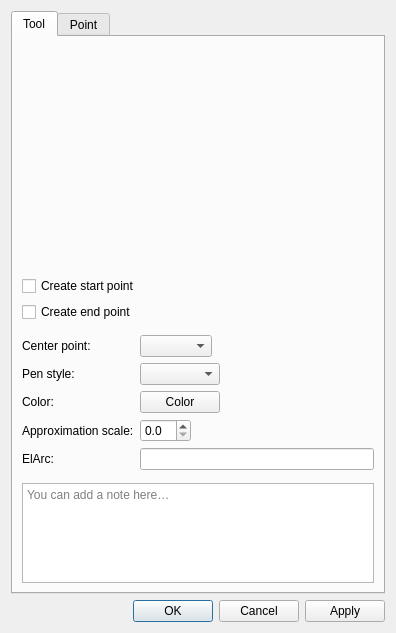
<?xml version="1.0" encoding="UTF-8"?>
<ui version="4.0">
 <class>DialogEllipticalArc</class>
 <widget class="QDialog" name="DialogEllipticalArc">
  <property name="geometry">
   <rect>
    <x>0</x>
    <y>0</y>
    <width>396</width>
    <height>633</height>
   </rect>
  </property>
  <property name="windowTitle">
   <string>Elliptical arc</string>
  </property>
  <property name="windowIcon">
   <iconset resource="../../../vmisc/share/resources/icon.qrc">
    <normaloff>:/icon/64x64/icon64x64.png</normaloff>:/icon/64x64/icon64x64.png</iconset>
  </property>
  <layout class="QVBoxLayout" name="verticalLayout_2">
   <item>
    <widget class="QTabWidget" name="tabWidget">
     <property name="currentIndex">
      <number>0</number>
     </property>
     <widget class="QWidget" name="tab">
      <attribute name="title">
       <string>Tool</string>
      </attribute>
      <layout class="QVBoxLayout" name="verticalLayout">
       <item>
        <widget class="QWidget" name="formulaRadius1Placeholder" native="true"/>
       </item>
       <item>
        <widget class="QWidget" name="formulaRadius2Placeholder" native="true"/>
       </item>
       <item>
        <widget class="QWidget" name="formulaF1Placeholder" native="true"/>
       </item>
       <item>
        <widget class="QWidget" name="formulaF2Placeholder" native="true"/>
       </item>
       <item>
        <widget class="QWidget" name="formulaRotationAnglePlaceholder" native="true"/>
       </item>
       <item>
        <widget class="QCheckBox" name="checkBoxCreateStartPoint">
         <property name="text">
          <string>Create start point</string>
         </property>
        </widget>
       </item>
       <item>
        <widget class="QCheckBox" name="checkBoxCreateEndPoint">
         <property name="text">
          <string>Create end point</string>
         </property>
        </widget>
       </item>
       <item>
        <layout class="QHBoxLayout" name="formulaSeparatorLayout">
         <property name="leftMargin">
          <number>33</number>
         </property>
         <property name="rightMargin">
          <number>33</number>
         </property>
         <item>
          <widget class="QFrame" name="formulaSeparator">
           <property name="minimumSize">
            <size>
             <width>0</width>
             <height>1</height>
            </size>
           </property>
           <property name="maximumSize">
            <size>
             <width>16777215</width>
             <height>1</height>
            </size>
           </property>
          </widget>
         </item>
        </layout>
       </item>
       <item>
        <layout class="QFormLayout" name="formLayout_2">
         <property name="fieldGrowthPolicy">
          <enum>QFormLayout::ExpandingFieldsGrow</enum>
         </property>
         <item row="0" column="0">
          <widget class="QLabel" name="label_10">
           <property name="sizePolicy">
            <sizepolicy hsizetype="Fixed" vsizetype="Preferred">
             <horstretch>0</horstretch>
             <verstretch>0</verstretch>
            </sizepolicy>
           </property>
           <property name="text">
            <string>Center point:</string>
           </property>
          </widget>
         </item>
         <item row="0" column="1">
          <widget class="QComboBox" name="comboBoxBasePoint">
           <property name="toolTip">
            <string>Select center point of the arc</string>
           </property>
          </widget>
         </item>
         <item row="2" column="0">
          <widget class="QLabel" name="label_11">
           <property name="text">
            <string>Color:</string>
           </property>
          </widget>
         </item>
         <item row="1" column="0">
          <widget class="QLabel" name="label">
           <property name="text">
            <string>Pen style:</string>
           </property>
          </widget>
         </item>
         <item row="1" column="1">
          <widget class="QComboBox" name="comboBoxPenStyle">
           <property name="minimumSize">
            <size>
             <width>80</width>
             <height>0</height>
            </size>
           </property>
           <property name="maximumSize">
            <size>
             <width>110</width>
             <height>16777215</height>
            </size>
           </property>
           <property name="iconSize">
            <size>
             <width>80</width>
             <height>14</height>
            </size>
           </property>
          </widget>
         </item>
         <item row="4" column="0">
          <widget class="QLabel" name="labelAlias">
           <property name="text">
            <string>ElArc:</string>
           </property>
          </widget>
         </item>
         <item row="4" column="1">
          <widget class="QLineEdit" name="lineEditAlias"/>
         </item>
         <item row="3" column="0">
          <widget class="QLabel" name="label_13">
           <property name="text">
            <string>Approximation scale:</string>
           </property>
          </widget>
         </item>
         <item row="3" column="1">
          <widget class="QDoubleSpinBox" name="doubleSpinBoxApproximationScale">
           <property name="toolTip">
            <string>Set approximation scale for this curve, 0 - use global value</string>
           </property>
           <property name="decimals">
            <number>1</number>
           </property>
           <property name="maximum">
            <double>10.000000000000000</double>
           </property>
           <property name="singleStep">
            <double>0.100000000000000</double>
           </property>
          </widget>
         </item>
         <item row="2" column="1">
          <widget class="VPE::QtColorPicker" name="pushButtonColor">
           <property name="text">
            <string notr="true">Color</string>
           </property>
          </widget>
         </item>
        </layout>
       </item>
       <item>
        <layout class="QHBoxLayout" name="notesSeparatorLayout">
         <property name="leftMargin">
          <number>33</number>
         </property>
         <property name="rightMargin">
          <number>33</number>
         </property>
         <item>
          <widget class="QFrame" name="notesSeparator">
           <property name="minimumSize">
            <size>
             <width>0</width>
             <height>1</height>
            </size>
           </property>
           <property name="maximumSize">
            <size>
             <width>16777215</width>
             <height>1</height>
            </size>
           </property>
          </widget>
         </item>
        </layout>
       </item>
       <item>
        <widget class="QPlainTextEdit" name="plainTextEditToolNotes">
         <property name="placeholderText">
          <string>You can add a note here…</string>
         </property>
         <property name="maximumSize">
          <size>
           <width>16777215</width>
           <height>100</height>
          </size>
         </property>
        </widget>
       </item>
      </layout>
     </widget>
     <widget class="QWidget" name="tabPoint">
      <attribute name="title">
       <string>Point</string>
      </attribute>
      <layout class="QVBoxLayout" name="verticalLayoutPoint">
       <item>
        <layout class="QFormLayout" name="formLayoutStartPoint">
         <property name="fieldGrowthPolicy">
          <enum>QFormLayout::ExpandingFieldsGrow</enum>
         </property>
         <item row="0" column="0">
          <widget class="QLabel" name="labelStartPointName">
           <property name="text">
            <string>Start point name:</string>
           </property>
          </widget>
         </item>
         <item row="0" column="1">
          <widget class="QLineEdit" name="lineEditStartPointName">
          </widget>
         </item>
        </layout>
       </item>
       <item>
        <layout class="QFormLayout" name="formLayoutEndPoint">
         <property name="fieldGrowthPolicy">
          <enum>QFormLayout::ExpandingFieldsGrow</enum>
         </property>
         <item row="0" column="0">
          <widget class="QLabel" name="labelEndPointName">
           <property name="text">
            <string>End point name:</string>
           </property>
          </widget>
         </item>
         <item row="0" column="1">
          <widget class="QLineEdit" name="lineEditEndPointName">
          </widget>
         </item>
        </layout>
       </item>
      </layout>
     </widget>
    </widget>
   </item>
   <item>
    <widget class="QDialogButtonBox" name="buttonBox">
     <property name="orientation">
      <enum>Qt::Horizontal</enum>
     </property>
     <property name="standardButtons">
      <set>QDialogButtonBox::Apply|QDialogButtonBox::Cancel|QDialogButtonBox::Ok</set>
     </property>
    </widget>
   </item>
  </layout>
 </widget>
 <customwidgets>
  <customwidget>
   <class>VPE::QtColorPicker</class>
   <extends>QPushButton</extends>
   <header>../vpropertyexplorer/qtcolorpicker.h</header>
  </customwidget>
 </customwidgets>
 <resources>
  <include location="../../../vmisc/share/resources/icon.qrc"/>
 </resources>
 <connections/>
</ui>
